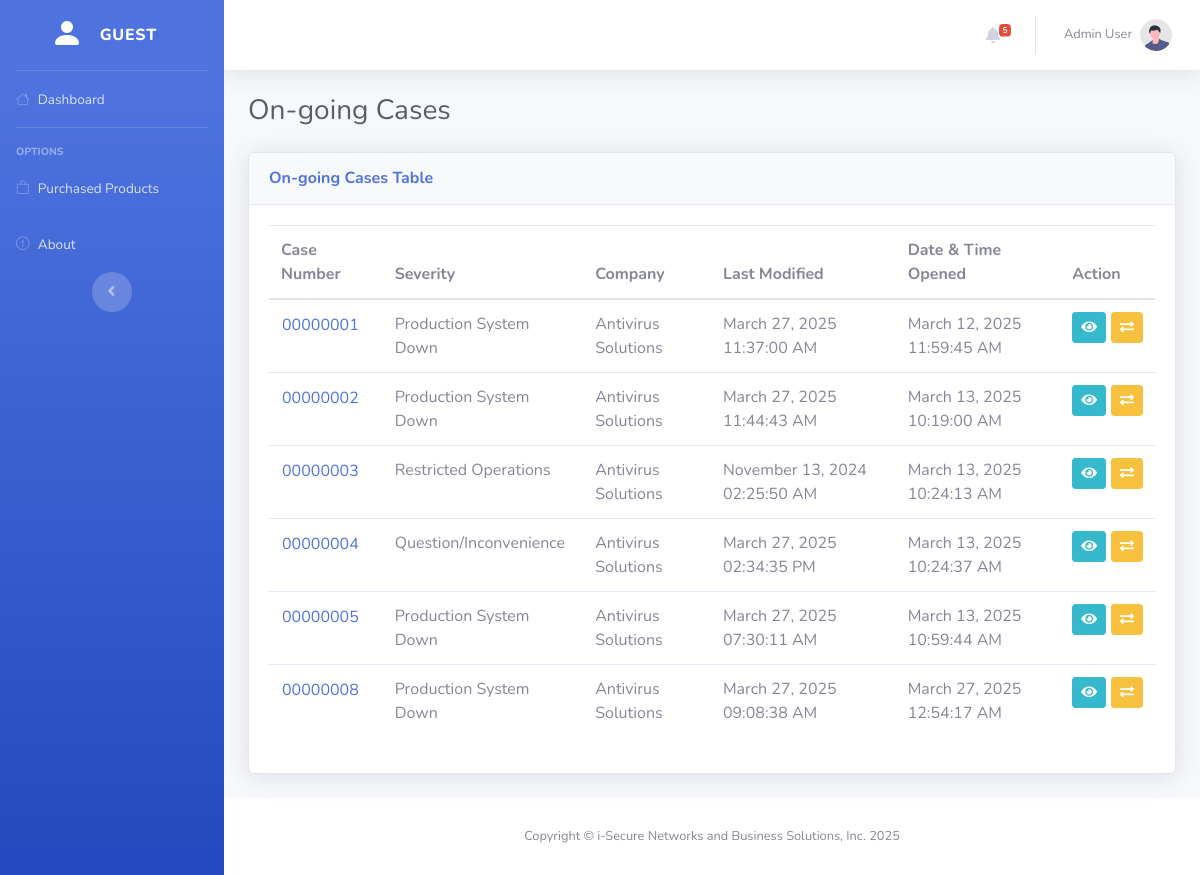
Page /administrator/ongoing_cases.php on the earlier database version.
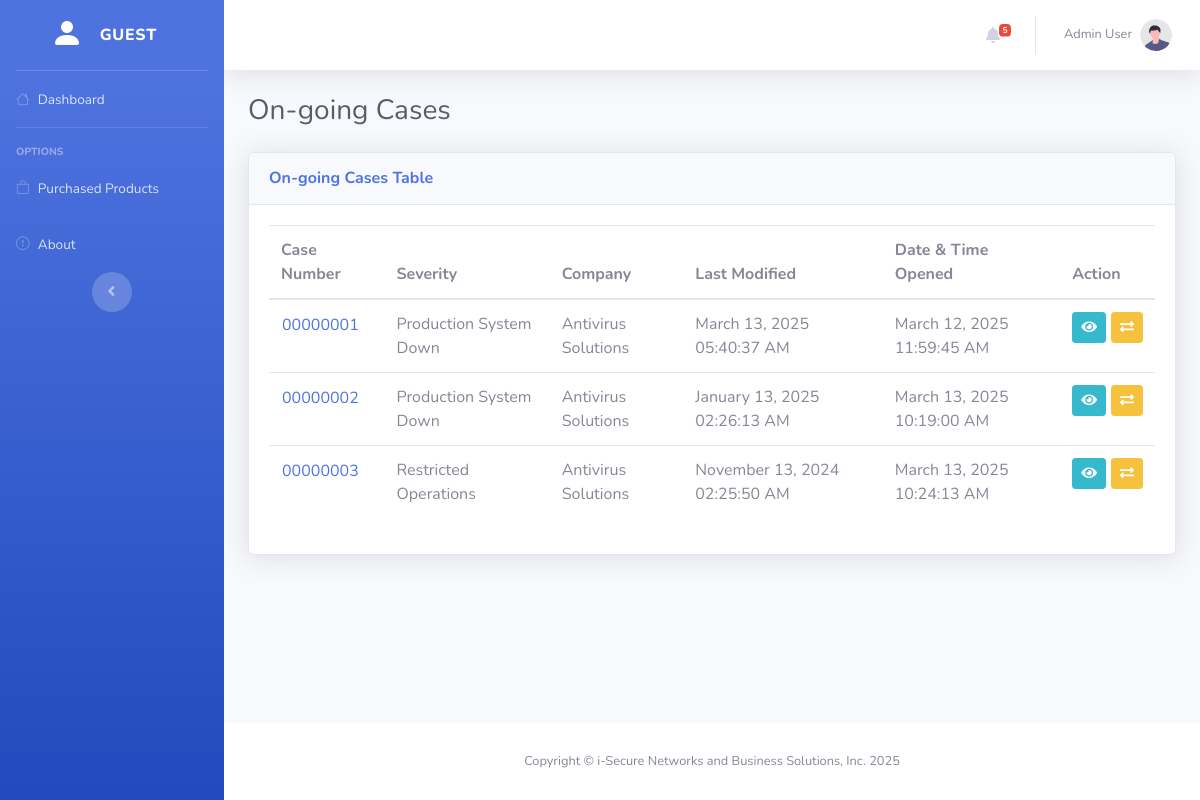
Same page on the later database version.
### tables this page shows
CREATE TABLE `cases` (
  `id` int(11) NOT NULL,
  `case_number` varchar(50) NOT NULL,
  `type` varchar(255) NOT NULL,
  `subject` text NOT NULL,
  `user_id` int(11) DEFAULT NULL,
  `product_group` varchar(255) NOT NULL,
  `product` varchar(255) NOT NULL,
  `product_version` varchar(50) NOT NULL,
  `severity` enum('Production System Down','Restricted Operations','Question/Inconvenience','') NOT NULL,
  `case_status` enum('New','Waiting in Progress','Closed','Solved') NOT NULL DEFAULT 'New',
  `attachment` varchar(255) NOT NULL,
  `case_owner` int(11) NOT NULL,
  `company` varchar(255) NOT NULL,
  `last_modified` timestamp NOT NULL DEFAULT current_timestamp() ON UPDATE current_timestamp(),
  `datetime_opened` datetime DEFAULT current_timestamp(),
  `reopen` int(11) NOT NULL
);

### fetch/technical_ongoing_cases.php (called while the page is built)
<?php
require_once "../config/database.php";
$getOngoingCases = mysqli_prepare($connection, "SELECT * FROM cases WHERE case_status = ?");
$caseStatus = "Waiting in Progress";
mysqli_stmt_bind_param($getOngoingCases, "s", $caseStatus);
mysqli_stmt_execute($getOngoingCases);
$getOngoingCasesResult = mysqli_stmt_get_result($getOngoingCases);
$ongoingCasesTable = [];
if (mysqli_num_rows($getOngoingCasesResult) > 0) {
    while ($row = mysqli_fetch_assoc($getOngoingCasesResult)) {
        $row["last_modified"] = date("F j, Y h:i:s A", strtotime($row["last_modified"]));
        $row["datetime_opened"] = date("F j, Y h:i:s A", strtotime($row["datetime_opened"]));
        $ongoingCasesTable[] = $row;
    }
}

### administrator/ongoing_cases.php (the view, shortened to what the changed rows need)
<?php
$pageTitle = "On-going Cases";
require_once "../fetch/technical_ongoing_cases.php";
?>
<!DOCTYPE html>
<html lang="en">
<head>
    <?php include_once "../components/head.php" ?>
    <link rel="stylesheet" href="https://cdn.datatables.net/2.2.2/css/dataTables.bootstrap4.css">
</head>
<body id="page-top">
    <div id="wrapper">
        <div id="content-wrapper" class="d-flex flex-column">
            <div id="content">
            <div class="container-fluid">
                    <div class="d-sm-flex align-items-center justify-content-between mb-4">
                        <h1 class="h3 mb-0 text-gray-800"><?= htmlspecialchars($pageTitle) ?></h1>
                    </div>
                    <div class="card shadow mb-4">
                        <div class="card-body">
                            <div class="table-responsive">
                                <table class="table" id="table">
                                    <thead>
                                        <tr>
                                            <th>Case Number</th>
                                            <th>Severity</th>
                                            <th>Company</th>
                                            <th>Last Modified</th>
                                            <th>Date & Time Opened</th>
                                            <th>Action</th>
                                        </tr>
                                    </thead>
                                    <tbody>
                                        <?php
                                        foreach ($ongoingCasesTable as $row) {
                                            $caseNumberLink = '<a href="#" class="case-number btn btn-link p-0" data-case-id="' . htmlspecialchars($row["id"]) . '" data-case-number="' . htmlspecialchars($row["case_number"]) . '" data-case-owner-name="' . htmlspecialchars($row["case_owner"]) . '">' . htmlspecialchars($row["case_number"]) . '</a>';
                                            $transferButton = '<button type="button" class="btn btn-sm btn-warning transfer-case-btn" data-case-id="' . htmlspecialchars($row["id"]) . '" data-case-number="' . htmlspecialchars($row["case_number"]) . '" title="Transfer Case"><i class="fas fa-exchange-alt"></i></button>';
                                            $viewDetailsButton = '<button type="button" class="btn btn-sm btn-info view-details-btn" ' .
                                                'data-id="' . htmlspecialchars($row["id"]) . '" ' .
                                                'data-case_number="' . htmlspecialchars($row["case_number"]) . '" ' .
                                                'data-type="' . htmlspecialchars($row["type"]) . '" ' .
                                                'data-subject="' . htmlspecialchars($row["subject"]) . '" ' .
                                                'data-product_group="' . htmlspecialchars($row["product_group"]) . '" ' .
                                                'data-product="' . htmlspecialchars($row["product"]) . '" ' .
                                                'data-product_version="' . htmlspecialchars($row["product_version"]) . '" ' .
                                                'data-severity="' . htmlspecialchars($row["severity"]) . '" ' .
                                                'data-case_owner="' . htmlspecialchars($row["case_owner"]) . '" ' .
                                                'data-company="' . htmlspecialchars($row["company"]) . '" ' .
                                                'data-last_modified="' . htmlspecialchars($row["last_modified"]) . '" ' .
                                                'data-datetime_opened="' . htmlspecialchars($row["datetime_opened"]) . '" ' .
                                                'title="View Details">' .
                                                '<i class="fas fa-eye"></i>' .
                                                '</button>';
                                            echo "<tr id='case-row-" . htmlspecialchars($row["id"]) . "'>";
                                            echo "<td>" . $caseNumberLink . "</td>";
                                            echo "<td>" . htmlspecialchars($row["severity"]) . "</td>";
                                            echo "<td>" . htmlspecialchars($row["company"]) . "</td>";
                                            echo "<td class='last-modified-cell'>" . htmlspecialchars($row["last_modified"]) . "</td>";
                                            echo "<td>" . htmlspecialchars($row["datetime_opened"]) . "</td>";
                                            echo '<td><div class="action-btn-group">' . $viewDetailsButton . $transferButton . '</div></td>';
                                            echo "</tr>";
                                        }
                                        ?>
                                    </tbody>
                                </table>
                            </div>
                        </div>
                    </div>
                </div>
            </div>
        </div>
    </div>
</body>
</html>

Differences in the rows shown:
no longer on this page (row edited): cases: case_number "00000004", severity "Question/Inconvenience", company "Antivirus Solutions", last_modified "March 27, 2025 02:34:35 PM", datetime_opened "March 13, 2025 10:24:37 AM"
no longer on this page (row edited): cases: case_number "00000005", severity "Production System Down", company "Antivirus Solutions", last_modified "March 27, 2025 07:30:11 AM", datetime_opened "March 13, 2025 10:59:44 AM"
removed cases: case_number "00000008", severity "Production System Down", company "Antivirus Solutions", last_modified "March 27, 2025 09:08:38 AM", datetime_opened "March 27, 2025 12:54:17 AM"
changed cases (number 1 of 3 on the later page): last_modified "March 27, 2025 11:37:00 AM" → "March 13, 2025 05:40:37 AM"
changed cases (number 2 of 3 on the later page): last_modified "March 27, 2025 11:44:43 AM" → "January 13, 2025 02:26:13 AM"
